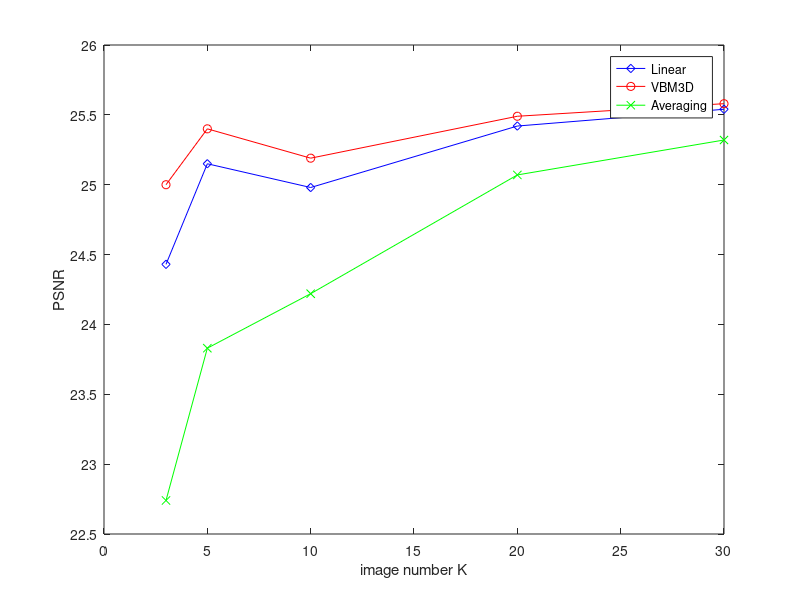
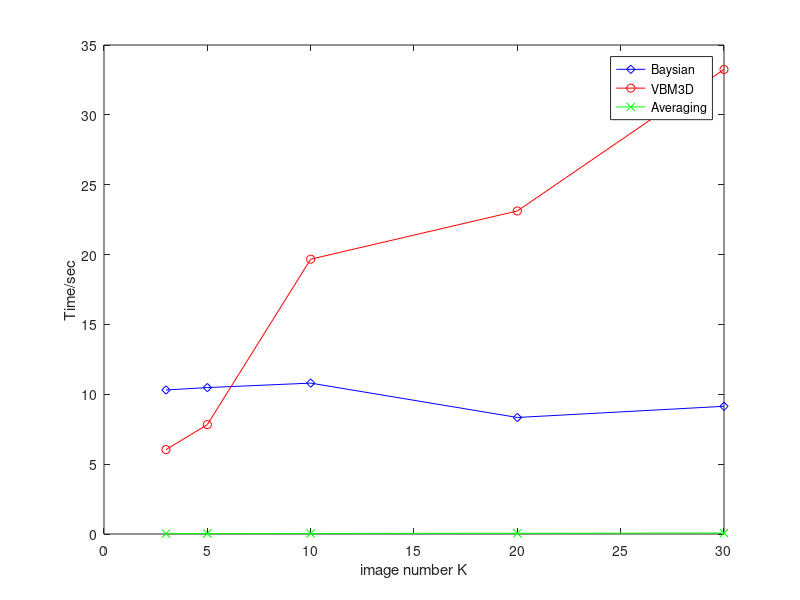

These charts were generated, in order, by the following MATLAB code:
clc
clear all
close all
K = [3,5,10,20,30];
% without offset
% PSNR_Pro = [28.28, 29.43, 30.73, 31.88, 32.55];
% PSNR_VBM = [28.60, 29.15, 29.68, 30.02, 30.15];
% PSNR_ave = [23.71, 25.75, 28.34, 30.60, 31.75];
% with offset
PSNR_Pro = [24.43, 25.15, 24.98, 25.42, 25.54];
PSNR_VBM = [25.00, 25.40, 25.19, 25.49, 25.58];
PSNR_ave = [22.74, 23.83, 24.22, 25.07, 25.32];
figure
hold on
plot(K,PSNR_Pro,'b-d')
plot(K,PSNR_VBM,'r-o')
plot(K,PSNR_ave,'g-x')
legend('Linear','VBM3D','Averaging')
box on
xlabel('image number K')
ylabel('PSNR')

Time_Pro = [10.31,10.48,10.80,8.34,9.14];
Time_VBM = [6.04,7.83,19.67,23.12,33.25];
Time_ave = [0.0276,0.031,0.0397,0.0540,0.0693];
figure
hold on
plot(K,Time_Pro,'b-d')
plot(K,Time_VBM,'r-o')
plot(K,Time_ave,'g-x')
legend('Baysian','VBM3D','Averaging')
box on
xlabel('image number K')
ylabel('Time/sec')
